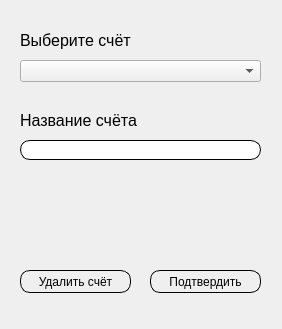
<?xml version="1.0" encoding="UTF-8"?>
<ui version="4.0">
 <class>Form</class>
 <widget class="QWidget" name="Form">
  <property name="geometry">
   <rect>
    <x>0</x>
    <y>0</y>
    <width>282</width>
    <height>329</height>
   </rect>
  </property>
  <property name="windowTitle">
   <string>Form</string>
  </property>
  <property name="styleSheet">
   <string notr="true">QPushButton{
	border: 1px solid black;
	border-radius: 10px;
}</string>
  </property>
  <widget class="QLabel" name="label">
   <property name="geometry">
    <rect>
     <x>20</x>
     <y>30</y>
     <width>241</width>
     <height>21</height>
    </rect>
   </property>
   <property name="font">
    <font>
     <pointsize>12</pointsize>
    </font>
   </property>
   <property name="text">
    <string>Выберите счёт</string>
   </property>
  </widget>
  <widget class="QComboBox" name="accountsBox">
   <property name="geometry">
    <rect>
     <x>20</x>
     <y>60</y>
     <width>241</width>
     <height>22</height>
    </rect>
   </property>
  </widget>
  <widget class="QLineEdit" name="nameAccountEdit">
   <property name="geometry">
    <rect>
     <x>20</x>
     <y>140</y>
     <width>241</width>
     <height>20</height>
    </rect>
   </property>
   <property name="styleSheet">
    <string notr="true">border: 1px solid black;
border-radius: 10px;</string>
   </property>
   <property name="text">
    <string/>
   </property>
  </widget>
  <widget class="QLabel" name="label_2">
   <property name="geometry">
    <rect>
     <x>20</x>
     <y>110</y>
     <width>241</width>
     <height>20</height>
    </rect>
   </property>
   <property name="font">
    <font>
     <pointsize>12</pointsize>
    </font>
   </property>
   <property name="text">
    <string>Название счёта</string>
   </property>
  </widget>
  <widget class="QPushButton" name="deleteAccount">
   <property name="geometry">
    <rect>
     <x>20</x>
     <y>270</y>
     <width>111</width>
     <height>23</height>
    </rect>
   </property>
   <property name="cursor">
    <cursorShape>PointingHandCursor</cursorShape>
   </property>
   <property name="styleSheet">
    <string notr="true">:hover {
    background-color: rgb(204, 102, 255);
}</string>
   </property>
   <property name="text">
    <string>Удалить счёт</string>
   </property>
  </widget>
  <widget class="QLabel" name="label_3">
   <property name="geometry">
    <rect>
     <x>90</x>
     <y>180</y>
     <width>101</width>
     <height>61</height>
    </rect>
   </property>
   <property name="text">
    <string/>
   </property>
   <property name="pixmap">
    <pixmap>images/logo.svg</pixmap>
   </property>
  </widget>
  <widget class="QPushButton" name="confirmChangeButton">
   <property name="geometry">
    <rect>
     <x>150</x>
     <y>270</y>
     <width>111</width>
     <height>23</height>
    </rect>
   </property>
   <property name="cursor">
    <cursorShape>PointingHandCursor</cursorShape>
   </property>
   <property name="styleSheet">
    <string notr="true">:hover {
    background-color: rgb(204, 102, 255);
}</string>
   </property>
   <property name="text">
    <string>Подтвердить</string>
   </property>
  </widget>
 </widget>
 <resources/>
 <connections/>
</ui>
